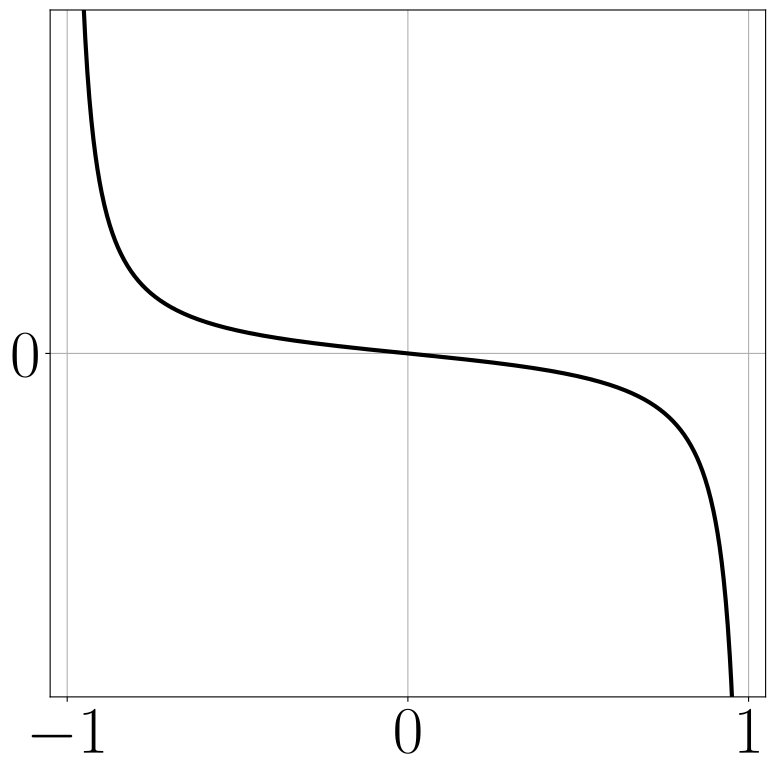

Source code (Python):
import numpy as np, matplotlib.pyplot as plt
from matplotlib import rcParams
from pathlib import Path

rcParams['font.size'] = 48
rcParams['text.usetex'] = True

fig = plt.figure(figsize=(9,9))
ax = fig.add_subplot()

def f(x):
    return x / (x**2 - 1)

x = np.linspace(-0.999, 0.999, 1000)
y = f(x)

ax.grid()
ax.set_axisbelow(True)
ax.plot(x, y, color='black', linewidth=3)

ax.set_xlim(-1.05, 1.05)
ax.set_ylim(-10, 10)
ax.set_xticks(ticks=[-1, 0, 1])
ax.set_yticks(ticks=[0])

plt.tight_layout()

plt.savefig(Path(__file__).with_suffix('.pdf'), format="pdf", bbox_inches="tight")
#plt.show()
